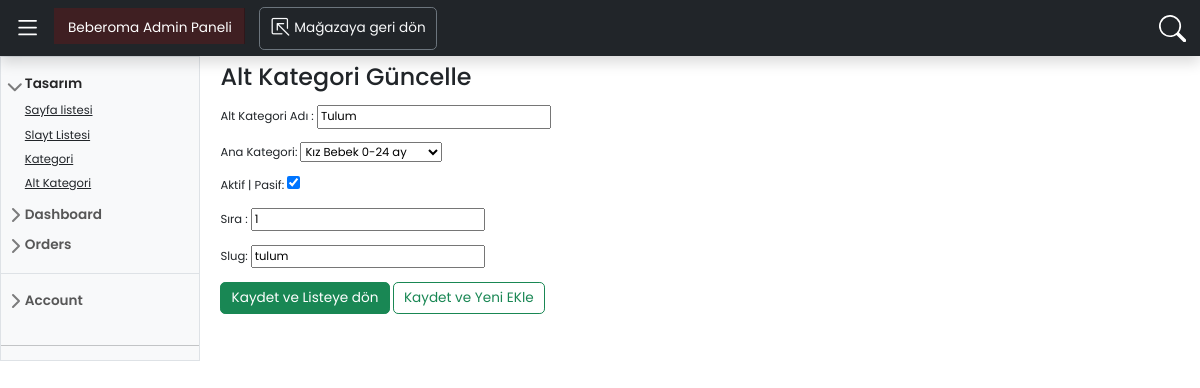
Screenshot of /admin_paneli/subcategory/update/1/ with the database file from the repository.
### appProduct/models.py (models this page shows, shortened)
class SubCategory(models.Model):
    title = models.CharField(("Alt Kategori Adı "), max_length=50)
    top_category = models.ForeignKey("Category", verbose_name=(
        "Ana Kategori"), on_delete=models.CASCADE, default="-")
    slug = models.SlugField(("Slug"), max_length=200, null=True, blank=True)
    status = models.BooleanField("Aktif | Pasif", default=True)
    row_number = models.PositiveIntegerField(("Sıra "), default=1)
    created_at = models.DateTimeField(("Oluştuma Tarihi"), auto_now_add=True)
    updated_at = models.DateTimeField(("Güncelleme Tarihi"), auto_now=True)
    class Meta:
        verbose_name = "Alt Kategori"
        verbose_name_plural = "Alt Kategoriler"
        ordering = ('top_category__row_number', 'row_number')

class Category(models.Model):
    title = models.CharField(("Kategori Adı "), max_length=50)
    slug = models.SlugField(("Slug"), max_length=200, null=True, blank=True)
    cover_image = models.ImageField(
        ('Kategori Resmi '),
        upload_to='category',
        null=True,
        blank=True,)
    status = models.BooleanField("Aktif | Pasif", default=True)
    row_number = models.PositiveIntegerField(("Sıra "), default=1)
    created_at = models.DateTimeField(("Oluştuma Tarihi"), auto_now_add=True)
    updated_at = models.DateTimeField(("Güncelleme Tarihi"), auto_now=True)
    def __str__(self):
        return self.title
    class Meta:
        verbose_name = "Kategori"
        verbose_name_plural = "Kategoriler"
        ordering = ('row_number',)

### appAdmin/views.py (the view, shortened to what this page needs)
def subcategory_update(request, pk):
    context = dict()
    context['page_title'] = "Alt Kategori Güncelle"
    subcategory = SubCategory.objects.get(pk=pk)
    context['title'] = "Alt Kategori Güncelle"
    context['subtitle'] = f"{subcategory.title}"
    context['form'] = SubCategoryModelForm(instance=subcategory)
    return render(request, "admin_paneli/form.html", context)

### appAdmin/forms.py
class SubCategoryModelForm(forms.ModelForm):
    class Meta:
        model = SubCategory
        fields =[
            'title',
            'top_category',
            'status',
            'row_number',
            'slug',
        ]

### beberoma/context_processors.py (called while the page is built)
def nav_context(request):
    context = dict()
    context['categories'] = Category.objects.filter(status = True).order_by('row_number')
    context['subcategories'] = SubCategory.objects.filter(status = True).order_by('row_number')
    context['pages'] = Page.objects.filter(status="PSH").order_by('title')
    return context

### templates/admin_paneli/form.html (shortened to what this page needs)
{% extends 'admin_paneli/admin.html' %}
{% block content %}
<div class="d-flex flex-column py-2">
    <h3> {{ title }}</h3>
    <form method="POST" enctype="multipart/form-data">
        {{ form.as_p }}
        <button type="submit" name="return_list" class="btn btn-success">Kaydet ve Listeye dön</button>
        <button type="submit" name="add_new" class="btn btn-outline-success">Kaydet ve Yeni EKle</button>
    </form>
</div>
{% endblock %}

### static/css/admin.css (style rules this page uses)
* { box-sizing: border-box; font-family: "Poppins", sans-serif; font-size: 0.85rem; }

### rows the page displays
SubCategory: title "Tulum", top_category "Kız Bebek 0-24 ay", status "☑", row_number "1", slug "tulum"

### other values shown
{{ title }} "Alt Kategori Güncelle"
